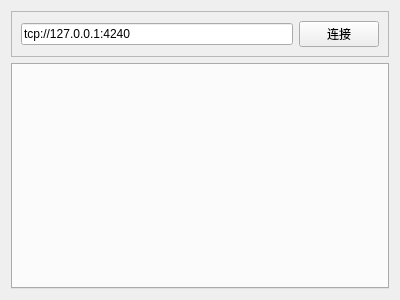
<?xml version="1.0" encoding="UTF-8"?>
<ui version="4.0">
 <class>RemoteWidget</class>
 <widget class="QWidget" name="RemoteWidget">
  <property name="geometry">
   <rect>
    <x>0</x>
    <y>0</y>
    <width>400</width>
    <height>300</height>
   </rect>
  </property>
  <property name="windowTitle">
   <string>Form</string>
  </property>
  <layout class="QVBoxLayout" name="verticalLayout">
   <item>
    <widget class="QFrame" name="frame">
     <property name="frameShape">
      <enum>QFrame::StyledPanel</enum>
     </property>
     <property name="frameShadow">
      <enum>QFrame::Raised</enum>
     </property>
     <layout class="QHBoxLayout" name="horizontalLayout">
      <item>
       <widget class="QLineEdit" name="lineedit_addr">
        <property name="text">
         <string>tcp://127.0.0.1:4240</string>
        </property>
       </widget>
      </item>
      <item>
       <widget class="QPushButton" name="btn_connect">
        <property name="text">
         <string>连接</string>
        </property>
       </widget>
      </item>
     </layout>
    </widget>
   </item>
   <item>
    <widget class="QTabWidget" name="tabWidget">
     <property name="currentIndex">
      <number>-1</number>
     </property>
    </widget>
   </item>
  </layout>
 </widget>
 <resources/>
 <connections/>
</ui>
